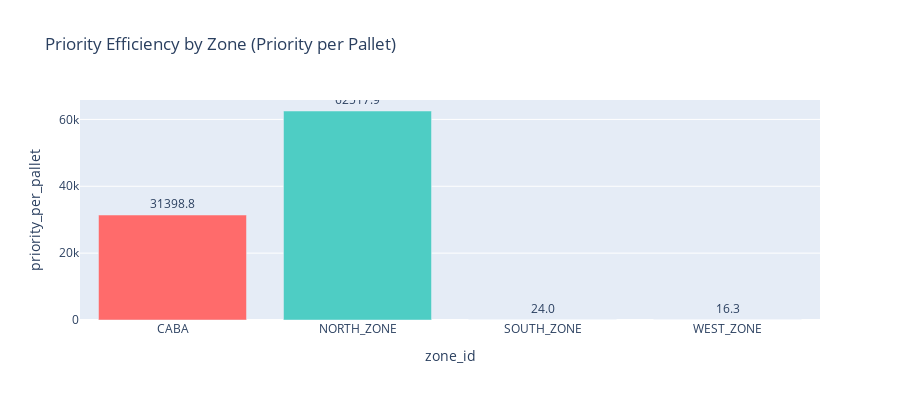

The notebook cell this image was saved under:
### Code cell
# Identify zone with most potential
dominant_zone = get_dominant_zone(orders)
print(f"Dominant Zone (highest total priority): {dominant_zone}")

# Zone efficiency comparison
fig = px.bar(
    zone_summary,
    x="zone_id",
    y="priority_per_pallet",
    color="zone_id",
    color_discrete_map=zone_colors,
    title="Priority Efficiency by Zone (Priority per Pallet)",
    text="priority_per_pallet",
)
fig.update_traces(texttemplate="%{text:.1f}", textposition="outside")
fig.update_layout(showlegend=False, height=400)
fig.show()

### Figure 1 — Plotly figure (JSON) as saved in the notebook; plotly's stock layout.template omitted (floating-point values rounded to 4 significant figures)
{"data": [{"hovertemplate": "zone_id=%{x}<br>priority_per_pallet=%{text}<extra></extra>", "legendgroup": "CABA", "marker": {"color": "#FF6B6B", "pattern": {"shape": ""}}, "name": "CABA", "orientation": "v", "showlegend": true, "text": [31400.0], "textposition": "outside", "texttemplate": "%{text:.1f}", "type": "bar", "x": ["CABA"], "xaxis": "x", "y": [31400.0], "yaxis": "y"}, {"hovertemplate": "zone_id=%{x}<br>priority_per_pallet=%{text}<extra></extra>", "legendgroup": "NORTH_ZONE", "marker": {"color": "#4ECDC4", "pattern": {"shape": ""}}, "name": "NORTH_ZONE", "orientation": "v", "showlegend": true, "text": [62520.0], "textposition": "outside", "texttemplate": "%{text:.1f}", "type": "bar", "x": ["NORTH_ZONE"], "xaxis": "x", "y": [62520.0], "yaxis": "y"}, {"hovertemplate": "zone_id=%{x}<br>priority_per_pallet=%{text}<extra></extra>", "legendgroup": "SOUTH_ZONE", "marker": {"color": "#45B7D1", "pattern": {"shape": ""}}, "name": "SOUTH_ZONE", "orientation": "v", "showlegend": true, "text": [24.0], "textposition": "outside", "texttemplate": "%{text:.1f}", "type": "bar", "x": ["SOUTH_ZONE"], "xaxis": "x", "y": [24.0], "yaxis": "y"}, {"hovertemplate": "zone_id=%{x}<br>priority_per_pallet=%{text}<extra></extra>", "legendgroup": "WEST_ZONE", "marker": {"color": "#96CEB4", "pattern": {"shape": ""}}, "name": "WEST_ZONE", "orientation": "v", "showlegend": true, "text": [16.28], "textposition": "outside", "texttemplate": "%{text:.1f}", "type": "bar", "x": ["WEST_ZONE"], "xaxis": "x", "y": [16.28], "yaxis": "y"}], "layout": {"barmode": "relative", "height": 400, "legend": {"title": {"text": "zone_id"}, "tracegroupgap": 0}, "showlegend": false, "title": {"text": "Priority Efficiency by Zone (Priority per Pallet)"}, "xaxis": {"anchor": "y", "categoryarray": ["CABA", "NORTH_ZONE", "SOUTH_ZONE", "WEST_ZONE"], "categoryorder": "array", "domain": [0, 1], "title": {"text": "zone_id"}}, "yaxis": {"anchor": "x", "domain": [0, 1], "title": {"text": "priority_per_pallet"}}}}
